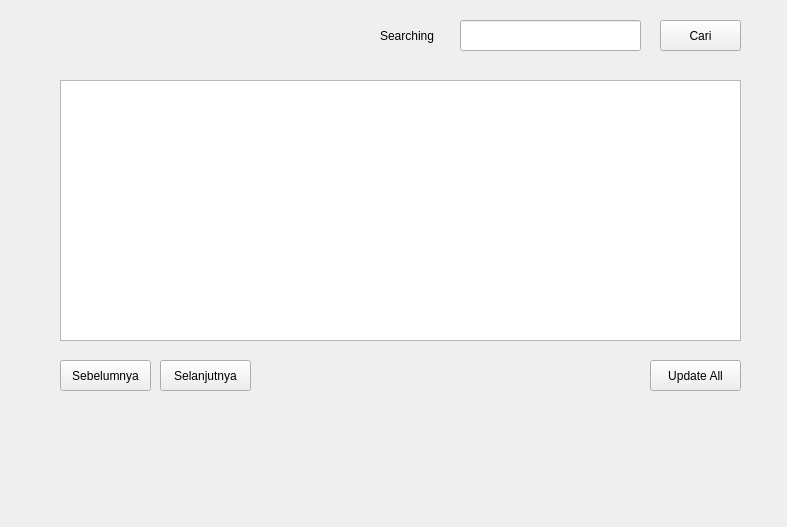
<?xml version="1.0" encoding="UTF-8"?>
<ui version="4.0">
 <class>Form</class>
 <widget class="QWidget" name="Form">
  <property name="geometry">
   <rect>
    <x>0</x>
    <y>0</y>
    <width>787</width>
    <height>527</height>
   </rect>
  </property>
  <property name="windowTitle">
   <string>Form</string>
  </property>
  <widget class="QTableView" name="tableView">
   <property name="geometry">
    <rect>
     <x>60</x>
     <y>80</y>
     <width>681</width>
     <height>261</height>
    </rect>
   </property>
  </widget>
  <widget class="QLineEdit" name="lineEdit">
   <property name="geometry">
    <rect>
     <x>460</x>
     <y>20</y>
     <width>181</width>
     <height>31</height>
    </rect>
   </property>
  </widget>
  <widget class="QPushButton" name="pushButton">
   <property name="geometry">
    <rect>
     <x>660</x>
     <y>20</y>
     <width>81</width>
     <height>31</height>
    </rect>
   </property>
   <property name="text">
    <string>Cari</string>
   </property>
  </widget>
  <widget class="QLabel" name="label">
   <property name="geometry">
    <rect>
     <x>380</x>
     <y>20</y>
     <width>61</width>
     <height>31</height>
    </rect>
   </property>
   <property name="text">
    <string>Searching</string>
   </property>
  </widget>
  <widget class="QPushButton" name="pushButton_2">
   <property name="geometry">
    <rect>
     <x>60</x>
     <y>360</y>
     <width>91</width>
     <height>31</height>
    </rect>
   </property>
   <property name="text">
    <string>Sebelumnya</string>
   </property>
  </widget>
  <widget class="QPushButton" name="pushButton_3">
   <property name="geometry">
    <rect>
     <x>160</x>
     <y>360</y>
     <width>91</width>
     <height>31</height>
    </rect>
   </property>
   <property name="text">
    <string>Selanjutnya</string>
   </property>
  </widget>
  <widget class="QPushButton" name="pushButton_4">
   <property name="geometry">
    <rect>
     <x>650</x>
     <y>360</y>
     <width>91</width>
     <height>31</height>
    </rect>
   </property>
   <property name="text">
    <string>Update All</string>
   </property>
  </widget>
 </widget>
 <resources/>
 <connections/>
</ui>
